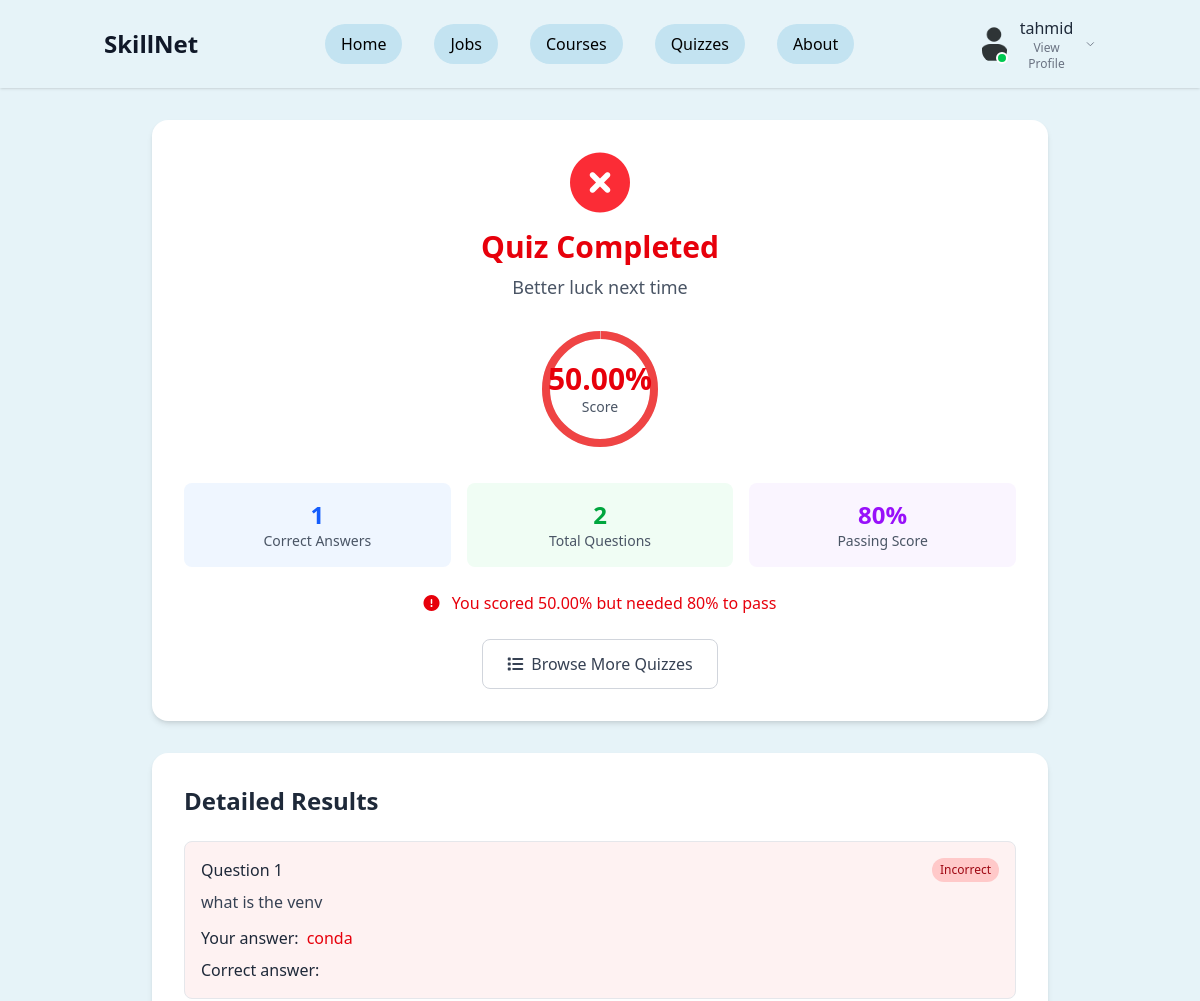
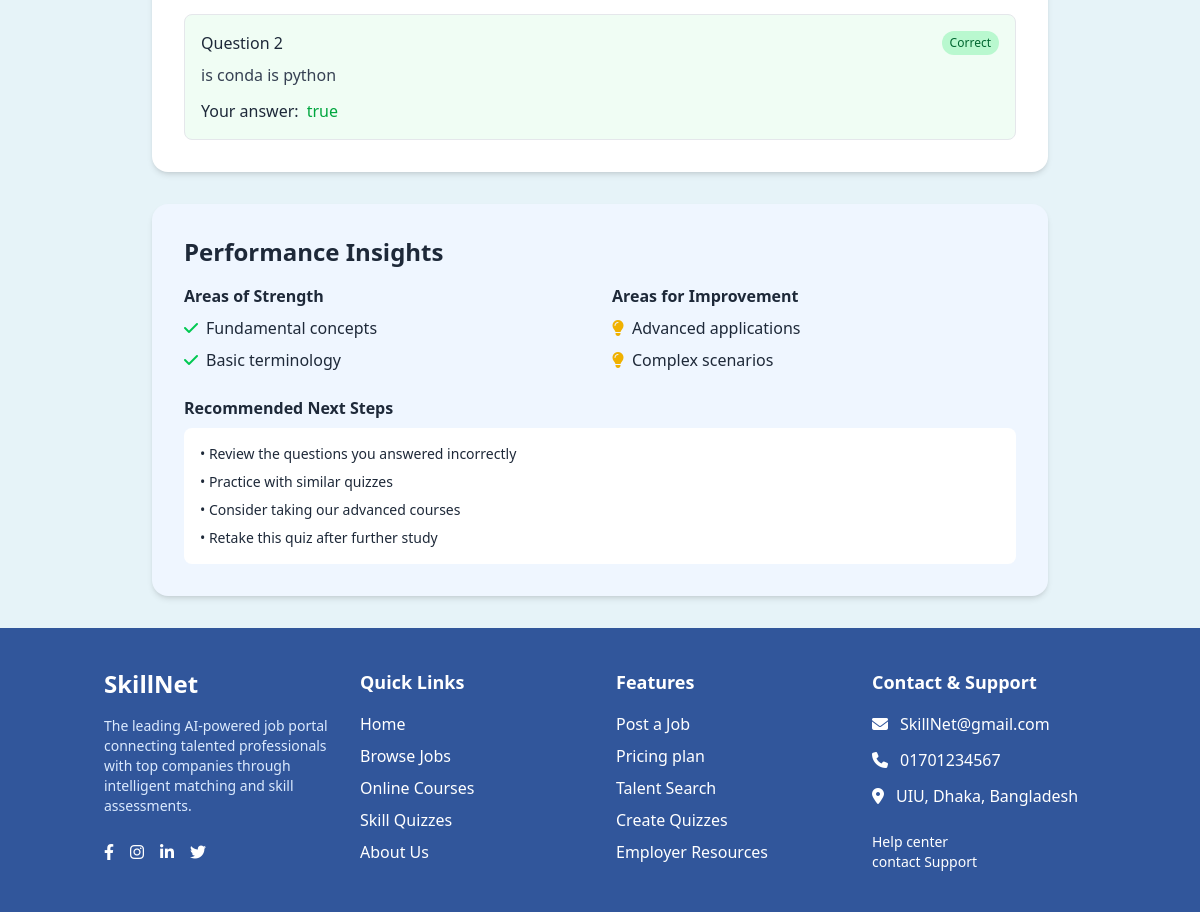
Page /quiz/attempt/8/result/ (signed in) on the committed database (2 pictures, top to bottom).
### app/models.py (models this page shows, shortened)
class QuizAttempt(models.Model):
    user = models.ForeignKey(User, on_delete=models.CASCADE)
    quiz = models.ForeignKey(Quiz, on_delete=models.CASCADE)
    started_at = models.DateTimeField(auto_now_add=True)
    completed_at = models.DateTimeField(null=True, blank=True)
    score = models.DecimalField(max_digits=5, decimal_places=2, default=0)
    passed = models.BooleanField(default=False)
    class Meta:
        unique_together = ['user', 'quiz']

class Quiz(models.Model):
    DIFFICULTY_LEVELS = [
        ('beginner', 'Beginner'),
        ('intermediate', 'Intermediate'),
        ('advanced', 'Advanced'),
    ]
    title = models.CharField(max_length=200)
    category = models.ForeignKey(QuizCategory, on_delete=models.CASCADE)
    instructor = models.CharField(max_length=100, default='Saharier')
    instructor_photo = models.ImageField(upload_to='instructor_photos/', blank=True, null=True)
    description = models.TextField(blank=True)
    difficulty = models.CharField(max_length=20, choices=DIFFICULTY_LEVELS, default='beginner')
    duration_minutes = models.IntegerField(default=30)
    total_questions = models.IntegerField(default=10)
    passing_score = models.IntegerField(default=70)
    rating = models.DecimalField(max_digits=3, decimal_places=1, default=5.0)
    rating_count = models.IntegerField(default=0)
    attempts_count = models.IntegerField(default=0)
    is_active = models.BooleanField(default=True)
    created_date = models.DateTimeField(auto_now_add=True)

class UserAnswer(models.Model):
    attempt = models.ForeignKey(QuizAttempt, on_delete=models.CASCADE, related_name='user_answers')
    question = models.ForeignKey(Question, on_delete=models.CASCADE)
    selected_choice = models.ForeignKey(Choice, on_delete=models.CASCADE, null=True, blank=True)
    answer_text = models.TextField(blank=True)
    is_correct = models.BooleanField(default=False)

class Question(models.Model):
    QUESTION_TYPES = [
        ('multiple_choice', 'Multiple Choice'),
        ('true_false', 'True/False'),
        ('short_answer', 'Short Answer'),
    ]
    quiz = models.ForeignKey(Quiz, on_delete=models.CASCADE, related_name='questions')
    question_text = models.TextField()
    question_type = models.CharField(max_length=20, choices=QUESTION_TYPES, default='multiple_choice')
    order = models.IntegerField(default=0)
    points = models.IntegerField(default=1)
    class Meta:
        ordering = ['order']

class Choice(models.Model):
    question = models.ForeignKey(Question, on_delete=models.CASCADE, related_name='choices')
    choice_text = models.CharField(max_length=500)
    is_correct = models.BooleanField(default=False)

### app/views.py (the view)
# urls.py: path('quiz/attempt/<int:attempt_id>/result/', views.quiz_result, name='quiz_result'),
@login_required
def quiz_result(request, attempt_id):
    attempt = get_object_or_404(QuizAttempt, id=attempt_id, user=request.user)
    if not attempt.completed_at:
        messages.error(request, 'Quiz not completed yet.')
        return redirect('app:take_quiz', attempt_id=attempt.id)
    for ua in attempt.user_answers.all():
        ua.correct_choices = ua.question.choices.filter(is_correct=True)
    context = {
        'attempt': attempt,
        'correct_answers': attempt.user_answers.filter(is_correct=True).count(),
        'total_questions': attempt.quiz.questions.count(),
    }
    return render(request, 'quizzes/quiz_result.html', context)

### static/templates/quizzes/quiz_result.html (shortened to what this page needs)
{% extends 'base.html' %}
{% load static %}
{% block content %}
<section class="py-8 px-4">
    <div class="container mx-auto max-w-4xl">
        <div class="bg-white rounded-2xl shadow-md p-8 mb-8 text-center">
            <div class="mb-6">
                {% if attempt.passed %}
                <div class="text-green-500 text-6xl mb-4">
                    <i class="fas fa-trophy"></i>
                </div>
                <h1 class="text-3xl font-bold text-green-600 mb-2">Congratulations!</h1>
                <p class="text-lg text-gray-600">You passed the quiz</p>
                {% else %}
                <div class="text-red-500 text-6xl mb-4">
                    <i class="fas fa-times-circle"></i>
                </div>
                <h1 class="text-3xl font-bold text-red-600 mb-2">Quiz Completed</h1>
                <p class="text-lg text-gray-600">Better luck next time</p>
                {% endif %}
            </div>
            <div class="relative inline-block mb-6">
                <svg class="w-32 h-32 transform -rotate-90">
                    <circle cx="64" cy="64" r="54" stroke="#e5e7eb" stroke-width="8" fill="none"></circle>
                    <circle cx="64" cy="64" r="54"
                            stroke="{% if attempt.passed %}#10b981{% else %}#ef4444{% endif %}"
                            stroke-width="8" fill="none"
                            stroke-dasharray="339.292"
                            stroke-dashoffset="{% widthratio 100 attempt.score 339.292 %}">
                    </circle>
                </svg>
                <div class="absolute inset-0 flex items-center justify-center">
                    <div class="text-center">
                        <div class="text-3xl font-bold {% if attempt.passed %}text-green-600{% else %}text-red-600{% endif %}">
                            {{ attempt.score }}%
                        </div>
                        <div class="text-sm text-gray-600">Score</div>
                    </div>
                </div>
            </div>
            <div class="grid grid-cols-1 md:grid-cols-3 gap-4 mb-6">
                <div class="text-center p-4 bg-blue-50 rounded-lg">
                    <div class="text-2xl font-bold text-blue-600">{{ correct_answers }}</div>
                    <div class="text-sm text-gray-600">Correct Answers</div>
                </div>
                <div class="text-center p-4 bg-green-50 rounded-lg">
                    <div class="text-2xl font-bold text-green-600">{{ total_questions }}</div>
                    <div class="text-sm text-gray-600">Total Questions</div>
                </div>
                <div class="text-center p-4 bg-purple-50 rounded-lg">
                    <div class="text-2xl font-bold text-purple-600">{{ attempt.quiz.passing_score }}%</div>
                    <div class="text-sm text-gray-600">Passing Score</div>
                </div>
            </div>
            <div class="mb-6">
                {% if attempt.passed %}
                <p class="text-green-600 font-medium">
                    <i class="fas fa-check-circle mr-2"></i>
                    You scored {{ attempt.score }}% which meets the passing requirement of {{ attempt.quiz.passing_score }}%
                </p>
                {% else %}
                <p class="text-red-600 font-medium">
                    <i class="fas fa-exclamation-circle mr-2"></i>
                    You scored {{ attempt.score }}% but needed {{ attempt.quiz.passing_score }}% to pass
                </p>
                {% endif %}
            </div>
            <div class="flex flex-col sm:flex-row gap-4 justify-center">
                <a href="{% url 'app:quiz_list' %}"
                   class="px-6 py-3 border border-gray-300 text-gray-700 rounded-lg hover:bg-gray-50 transition font-medium">
                    <i class="fas fa-list mr-2"></i>Browse More Quizzes
                </a>
            </div>
        </div>
        <div class="bg-white rounded-2xl shadow-md p-8">
            <h2 class="text-2xl font-bold mb-6">Detailed Results</h2>
            <div class="space-y-4">
                {% for user_answer in attempt.user_answers.all %}
                <div class="border border-gray-200 rounded-lg p-4 {% if user_answer.is_correct %}bg-green-50{% else %}bg-red-50{% endif %}">
                    <div class="flex justify-between items-start mb-2">
                        <h3 class="font-medium">Question {{ forloop.counter }}</h3>
                        <span class="px-2 py-1 text-xs rounded-full {% if user_answer.is_correct %}bg-green-200 text-green-800{% else %}bg-red-200 text-red-800{% endif %}">
                            {% if user_answer.is_correct %}Correct{% else %}Incorrect{% endif %}
                        </span>
                    </div>
                    <p class="text-gray-700 mb-3">{{ user_answer.question.question_text }}</p>
                    <div class="space-y-2">
                        <div class="flex items-center">
                            <span class="font-medium mr-2">Your answer:</span>
                            <span class="{% if user_answer.is_correct %}text-green-600{% else %}text-red-600{% endif %}">
                                {{ user_answer.selected_choice.choice_text }}
                            </span>
                        </div>
                        {% if not user_answer.is_correct %}
                        <div class="flex items-center">
                            <span class="font-medium mr-2">
                                Correct answer{% if user_answer.correct_choices|length > 1 %}s{% endif %}:
                            </span>
                        </div>
                        {% endif %}
                    </div>
                </div>
                {% endfor %}
            </div>
        </div>
        <div class="bg-blue-50 rounded-2xl shadow-md p-8 mt-8">
            <h2 class="text-2xl font-bold mb-4">Performance Insights</h2>
            <div class="grid grid-cols-1 md:grid-cols-2 gap-6">
                <div>
                    <h3 class="font-bold mb-2">Areas of Strength</h3>
                    <ul class="space-y-2">
                        <li class="flex items-center">
                            <i class="fas fa-check text-green-500 mr-2"></i>
                            <span>Fundamental concepts</span>
                        </li>
                        <li class="flex items-center">
                            <i class="fas fa-check text-green-500 mr-2"></i>
                            <span>Basic terminology</span>
                        </li>
                    </ul>
                </div>
                <div>
                    <h3 class="font-bold mb-2">Areas for Improvement</h3>
                    <ul class="space-y-2">
                        <li class="flex items-center">
                            <i class="fas fa-lightbulb text-yellow-500 mr-2"></i>
                            <span>Advanced applications</span>
                        </li>
                        <li class="flex items-center">
                            <i class="fas fa-lightbulb text-yellow-500 mr-2"></i>
                            <span>Complex scenarios</span>
                        </li>
                    </ul>
                </div>
            </div>
            <div class="mt-6">
                <h3 class="font-bold mb-2">Recommended Next Steps</h3>
                <div class="bg-white rounded-lg p-4">
                    <ul class="space-y-2 text-sm">
                        <li>• Review the questions you answered incorrectly</li>
                        <li>• Practice with similar quizzes</li>
                        <li>• Consider taking our advanced courses</li>
                        <li>• Retake this quiz after further study</li>
                    </ul>
                </div>
            </div>
        </div>
    </div>
</section>
{% endblock %}

### static/templates/nav/nav.html (shortened to what this page needs)
<header class="bg-[#E6F3F8] shadow-sm sticky top-0 z-50">
  <div class="container mx-auto px-4 py-4 flex items-center justify-between">
    <a href="/" class="text-2xl font-bold text-gray-900">SkillNet</a>
<div class="w-full flex justify-center">
  <nav class="hidden md:flex space-x-8">
    <a href="/" class="px-4 py-2 rounded-full bg-[#C3E3F1] text-black hover:bg-blue-100 transition">Home</a>
    <a href="/jobs" class="px-4 py-2 rounded-full bg-[#C3E3F1] text-black hover:bg-blue-100 transition">Jobs</a>
    <a href="/courses" class="px-4 py-2 rounded-full bg-[#C3E3F1] text-black hover:bg-blue-100 transition">Courses</a>
    <a href="/quizzes" class="px-4 py-2 rounded-full bg-[#C3E3F1] text-black hover:bg-blue-100 transition">Quizzes</a>
    <a href="/about" class="px-4 py-2 rounded-full bg-[#C3E3F1] text-black hover:bg-blue-100 transition">About</a>
  </nav>
</div>
    <div class="flex items-center space-x-4">
      {% if user.is_authenticated %}
        <div x-data="{ open: false }" class="relative">
          <button @click="open = !open" class="flex items-center space-x-3 focus:outline-none group">
            <div class="relative">
              <img src="{{ user.profile.image.url|default:'/static/images/default-avatar.png' }}"
                   alt="Profile"
                   class="w-10 h-10 rounded-full object-cover border-1 border-transparent group-hover:border-black transition-colors">
              <div class="absolute bottom-0 right-0 w-3 h-3 bg-green-500 rounded-full border-2 border-white"></div>
            </div>
            <div class="hidden md:flex flex-col items-start">
              <span class="font-medium text-gray-800">{{ user.username }}</span>
              <span class="text-xs text-gray-500">View Profile</span>
            </div>
            <svg xmlns="http://www.w3.org/2000/svg"
                 class="h-4 w-4 text-gray-500 transition-transform duration-200"
                 :class="{'rotate-180': open}"
                 fill="none"
                 viewBox="0 0 24 24"
                 stroke="currentColor">
              <path stroke-linecap="round" stroke-linejoin="round" stroke-width="2" d="M19 9l-7 7-7-7" />
            </svg>
          </button>
        </div>
      {% endif %}
    </div>
  </div>
</header>

### rows in the picture
QuizAttempt: score "50.00", quiz.passing_score "80"
UserAnswer: is_correct "Incorrect", question.question_text "what is the venv", selected_choice.choice_text "conda"
UserAnswer: is_correct "Correct", question.question_text "is conda is python", selected_choice.choice_text "true"

### other values in the picture
{{ user.username }} "tahmid"
{{ correct_answers }} "1"
{{ total_questions }} "2"
